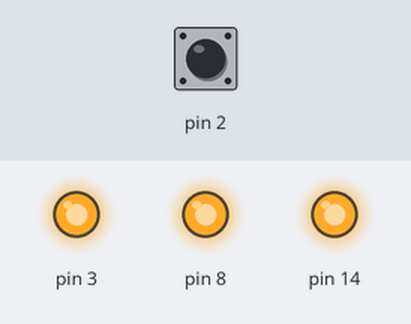
Bench run of a sketch on a simulated Arduino Uno, built with avr-gcc and run on an emulated ATmega328P. Shown: output pins drawn as LEDs (lit = HIGH). Inputs (shaded band) come from the test bench; at power-on: pin 2 HIGH.

Above: at 5.0 s.
5.1 s: pin 2 pulled LOW for 0.15 s
At 5.7 s:
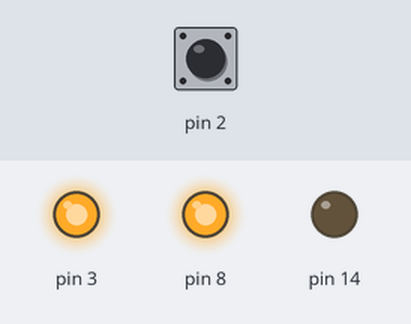
6.7 s: pin 2 pulsed LOW 2 times (0.12 s each, 0.3 s apart)
At 8.4 s:
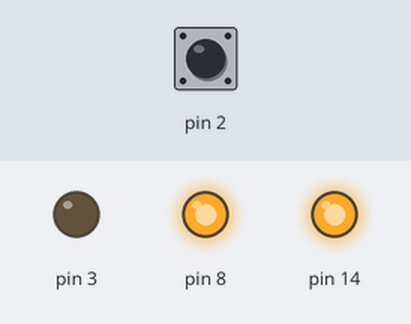
8.8 s: pin 2 pulsed LOW 5 times (0.12 s each, 0.3 s apart)
At 9.5 s:
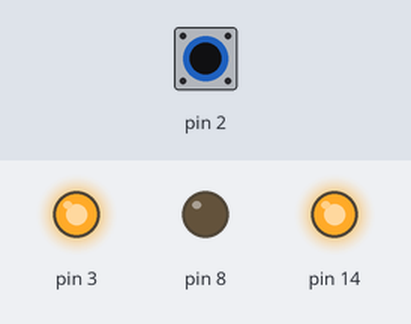
11.8 s: pin 2 pulled LOW for 1 s
At 13.2 s:
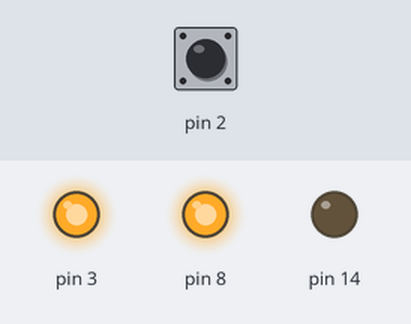
Timing chart, 0 to 14.8 s (numbered marks = the images above; inputs shaded):
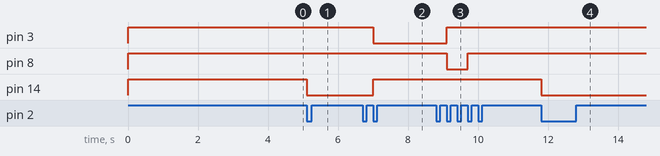

The sketch:

main.ino
```cpp
#define F_CPU 16000000UL                            // Частота - 16MHz

#include <avr/io.h>                                // Бібліотека вводу/виводу AVR
#include <avr/interrupt.h>                            // Бібліотека імен переривань

volatile int pressCount = 0;

int main() {
    DDRC |= (1 << DDC0);                                // Пін A0=PC0 ATmega328 як ВИХІД
    PORTC |= (1 << PORTC0);                            // викл
    DDRD |= (1 << DDD3);                                // Пін D3=PD3 ATmega328 як ВИХІД
    PORTD |= (1 << PORTD3);                            // викл
    DDRB |= (1 << DDB0);                                // Пін D8=PB0 ATmega328 як ВИХІД
    PORTB |= (1 << PORTB0);                            // викл

    DDRD &= ~(1 << DDD2);                            // INT0=PD2 на ВХІД
    PORTD |= (1 << PORTD2);                            // підтягуємо до + живлення

    EICRA |= (1
            << ISC01);                            // зміна сигналу по негативному фронту, тому що якщо натиснута, стає 0
    EIMSK |= (1 << INT0);
    sei();                                            // Дозволяємо глобальні переривання
    while (1) {}                                    // Основна програма
}

// обробник переривання INT0
ISR(INT0_vect) {
        pressCount++;                                    // рахую натиснення
        switch (pressCount){
            case 1:
                PORTC &= ~(1 << PORTC0);                    // ввімкнути світлодіод
            PORTD |= (1 << PORTD3);                    // вимикнути світлодіод
            PORTB |= (1 << PORTB0);
            break;
            case 3:
                PORTC |= (1 << PORTC0);
            PORTD &= ~(1 << PORTD3);
            PORTB |= (1 << PORTB0);
            break;
            case 5:
                PORTC |= (1 << PORTC0);
            PORTD |= (1 << PORTD3);
            PORTB &= ~(1 << PORTB0);
            break;
            case 7:
                PORTC |= (1 << PORTC0);
            PORTD |= (1 << PORTD3);
            PORTB |= (1 << PORTB0);
            pressCount = -1;                            //	 скидаємо лічильник
            break;
        }
}
```

Measured:
- after the input at 5.1 s, pin 14: HIGH → LOW at once
- after the input at 6.7 s, pin 3: HIGH → LOW after 0.30 s; pin 14: LOW → HIGH after 0.30 s
- after the input at 8.8 s, pin 3: LOW → HIGH after 0.30 s; pin 8: HIGH → LOW after 0.30 s, → HIGH 0.60 s later
- after the input at 11.8 s, pin 14: HIGH → LOW at once
